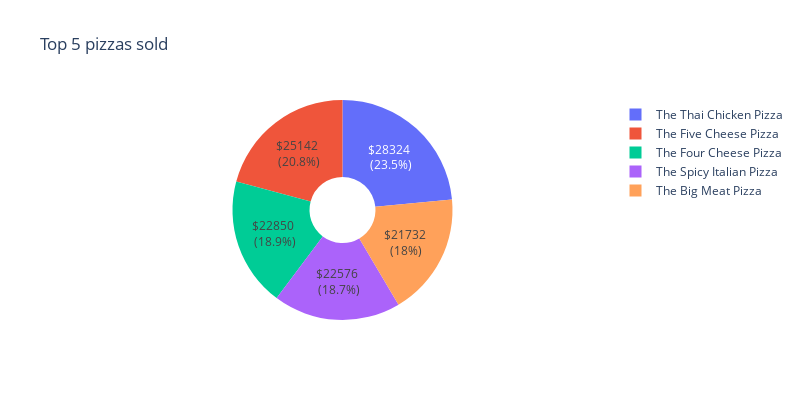

Notebook source saved alongside this figure:
### Code cell
pie_plot_top_5_revenue = px.pie(total_pizzas, total_pizzas.head(5)['Pizza Name'], total_pizzas.head(5)['Pizza Price'], 
    title="Top 5 pizzas sold", width=800, height=400, hole=.3
)
pie_plot_top_5_revenue.update_traces(texttemplate = "%{value:$.0f} <br>(%{percent})", textinfo='value+percent')

### Figure 1 — Plotly figure (JSON) as saved in the notebook; plotly's stock layout.template omitted (floating-point values rounded to 4 significant figures)
{"data": [{"domain": {"x": [0, 1], "y": [0, 1]}, "hole": 0.3, "hovertemplate": "label=%{label}<br>value=%{value}<extra></extra>", "labels": ["The Thai Chicken Pizza", "The Five Cheese Pizza", "The Four Cheese Pizza", "The Spicy Italian Pizza", "The Big Meat Pizza"], "legendgroup": "", "name": "", "showlegend": true, "textinfo": "value+percent", "texttemplate": "%{value:$.0f} <br>(%{percent})", "type": "pie", "values": [28320.0, 25140.0, 22850.0, 22576, 21732]}], "layout": {"height": 400, "legend": {"tracegroupgap": 0}, "title": {"text": "Top 5 pizzas sold"}, "width": 800}}
